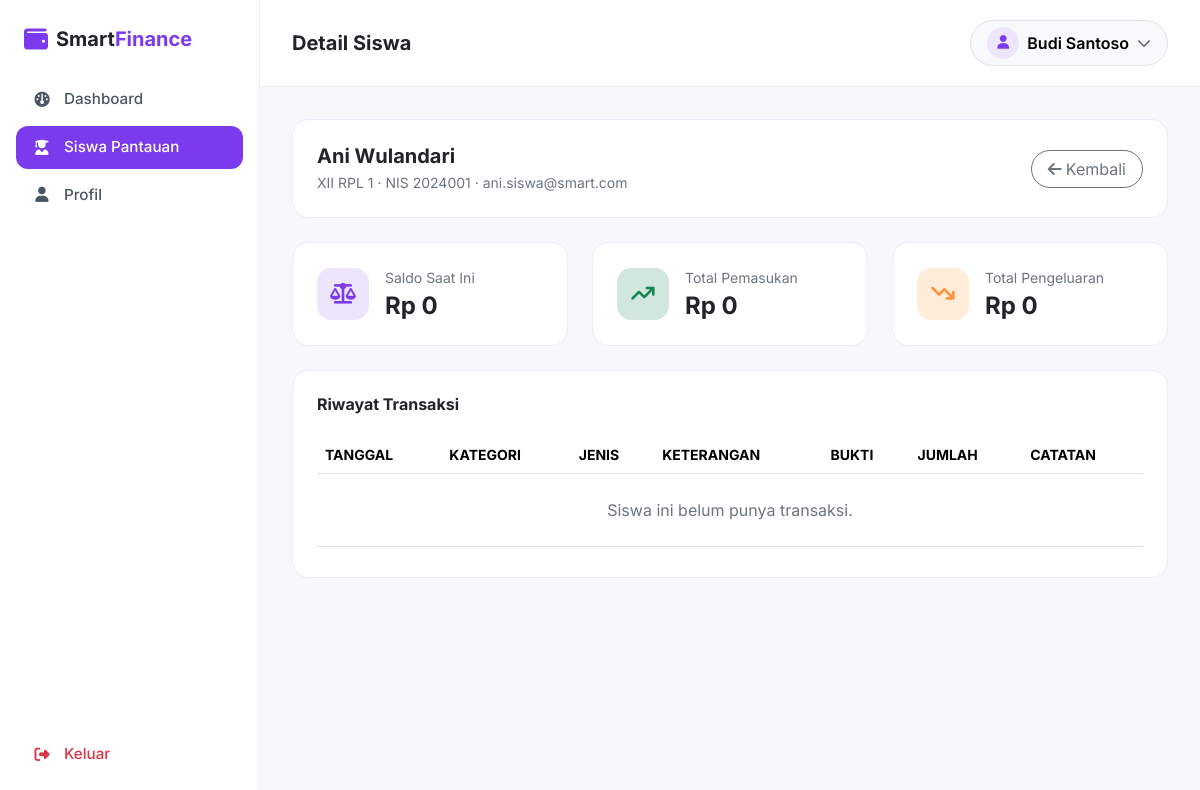
The app's page /guru/siswa_detail.php?id=3 (signed in) with its own data.
### tables this page shows
CREATE TABLE users (
    id INT AUTO_INCREMENT PRIMARY KEY,
    nama VARCHAR(100) NOT NULL,
    email VARCHAR(100) NOT NULL UNIQUE,
    password VARCHAR(255) NOT NULL,
    role ENUM('siswa','guru','admin') NOT NULL,
    nis_nip VARCHAR(30) DEFAULT NULL,
    kelas VARCHAR(20) DEFAULT NULL,
    foto VARCHAR(255) DEFAULT NULL,
    created_at TIMESTAMP DEFAULT CURRENT_TIMESTAMP
);

### guru/siswa_detail.php (the view, shortened to what this page needs)
<?php
require_once __DIR__ . '/../config/database.php';
$guruId = $_SESSION['user_id'];
$siswaId = $_GET['id'] ?? null;
$stmt = $pdo->prepare("
    SELECT u.* FROM guru_siswa gs
    JOIN users u ON u.id = gs.siswa_id
    WHERE gs.guru_id = ? AND gs.siswa_id = ?
");
$stmt->execute([$guruId, $siswaId]);
$siswa = $stmt->fetch();
$stmt = $pdo->prepare("SELECT COALESCE(SUM(jumlah),0) AS total FROM transaksi WHERE siswa_id=? AND jenis='pemasukan'");
$stmt->execute([$siswaId]);
$totalPemasukan = $stmt->fetch()['total'];
$stmt = $pdo->prepare("SELECT COALESCE(SUM(jumlah),0) AS total FROM transaksi WHERE siswa_id=? AND jenis='pengeluaran'");
$stmt->execute([$siswaId]);
$totalPengeluaran = $stmt->fetch()['total'];
$saldo = $totalPemasukan - $totalPengeluaran;
$stmt = $pdo->prepare("
    SELECT t.*, k.nama_kategori
    FROM transaksi t
    JOIN kategori k ON k.id = t.kategori_id
    WHERE t.siswa_id = ?
    ORDER BY t.tanggal_transaksi DESC, t.id DESC
");
$stmt->execute([$siswaId]);
$transaksiList = $stmt->fetchAll();
include __DIR__ . '/../includes/header.php';
?>
<link rel="stylesheet" href="https://cdn.jsdelivr.net/npm/datatables.net-bs5@1.13.11/css/dataTables.bootstrap5.min.css">
<div class="stat-card mb-4">
  <div class="d-flex align-items-center justify-content-between flex-wrap gap-3">
    <div>
      <h5 class="fw-bold mb-1"><?= htmlspecialchars($siswa['nama']) ?></h5>
      <p class="text-secondary mb-0 small">
        <?= htmlspecialchars($siswa['kelas'] ?: '-') ?> · NIS <?= htmlspecialchars($siswa['nis_nip'] ?: '-') ?> · <?= htmlspecialchars($siswa['email']) ?>
      </p>
    </div>
    <a href="siswa_list.php" class="btn btn-outline-secondary rounded-pill px-3">
      <i class="fa-solid fa-arrow-left me-1"></i>Kembali
    </a>
  </div>
</div>
<div class="row g-4 mb-4">
  <div class="col-md-4">
    <div class="stat-card d-flex align-items-center gap-3">
      <div class="stat-icon bg-primary-subtle text-primary"><i class="fa-solid fa-scale-balanced"></i></div>
      <div>
        <p class="text-secondary small mb-1">Saldo Saat Ini</p>
        <h4 class="fw-bold mb-0 <?= $saldo < 0 ? 'text-danger' : '' ?>">Rp <?= number_format($saldo, 0, ',', '.') ?></h4>
      </div>
    </div>
  </div>
  <div class="col-md-4">
    <div class="stat-card d-flex align-items-center gap-3">
      <div class="stat-icon bg-success-subtle text-success"><i class="fa-solid fa-arrow-trend-up"></i></div>
      <div>
        <p class="text-secondary small mb-1">Total Pemasukan</p>
        <h4 class="fw-bold mb-0">Rp <?= number_format($totalPemasukan, 0, ',', '.') ?></h4>
      </div>
    </div>
  </div>
  <div class="col-md-4">
    <div class="stat-card d-flex align-items-center gap-3">
      <div class="stat-icon bg-orange-subtle text-orange"><i class="fa-solid fa-arrow-trend-down"></i></div>
      <div>
        <p class="text-secondary small mb-1">Total Pengeluaran</p>
        <h4 class="fw-bold mb-0">Rp <?= number_format($totalPengeluaran, 0, ',', '.') ?></h4>
      </div>
    </div>
  </div>
</div>
<div class="stat-card">
  <h6 class="fw-bold mb-3">Riwayat Transaksi</h6>
  <div class="table-responsive">
    <table id="tabelTransaksi" class="table align-middle w-100">
      <thead>
        <tr class="text-secondary small text-uppercase">
          <th>Tanggal</th>
          <th>Kategori</th>
          <th>Jenis</th>
          <th>Keterangan</th>
          <th>Bukti</th>
          <th>Jumlah</th>
          <th>Catatan</th>
        </tr>
      </thead>
      <tbody>
        <?php if (empty($transaksiList)): ?>
          <tr><td colspan="7" class="text-center text-secondary py-4">Siswa ini belum punya transaksi.</td></tr>
        <?php endif; ?>
      </tbody>
    </table>
  </div>
</div>
<?php include __DIR__ . '/../includes/footer.php'; ?>

### assets/css/style.css (style rules this page uses)
:root { --bs-primary: #7C3AED; --bs-primary-rgb: 124, 58, 237; --bs-primary-text-emphasis: #5B21B6; --bs-primary-bg-subtle: #EDE4FD; --bs-primary-border-subtle: #C4B0F8; --bs-link-color: #7C3AED; --bs-link-hover-color: #6D28D9; --accent-orange: #FB923C; --bs-body-font-family: 'Inter', sans-serif; --bs-body-font-size: 1rem; }
body { font-family: var(--bs-body-font-family); }
.text-orange { color: var(--accent-orange) !important; }
.bg-orange-subtle { background-color: #FFEDD9 !important; }

### assets/css/app.css (style rules this page uses)
.app-body { background-color: #F8F7FC; }
.stat-card { background: #fff; border: 1px solid #EEE9FB; border-radius: 1rem; padding: 1.5rem; }
.stat-icon { width: 52px; height: 52px; border-radius: 0.9rem; display: flex; align-items: center; justify-content: center; font-size: 1.3rem; }

### records on screen
users: nama "Ani Wulandari", kelas "XII RPL 1", nis_nip "2024001", email "ani.siswa@smart.com"

### other values on screen
$pageTitle "Detail Siswa"
$_SESSION['nama'] "Budi Santoso"
$saldo "0"
$totalPemasukan "0"
$totalPengeluaran "0"
